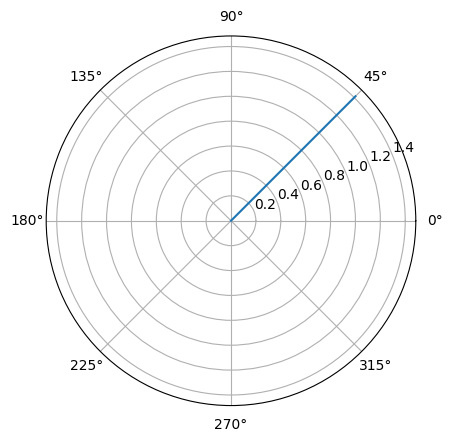

This figure's Python source:
from matplotlib.pyplot import savefig
from lcapy import *

phasor(1 +j).plot()

savefig(__file__.replace('.py', '.png'), bbox_inches='tight')
